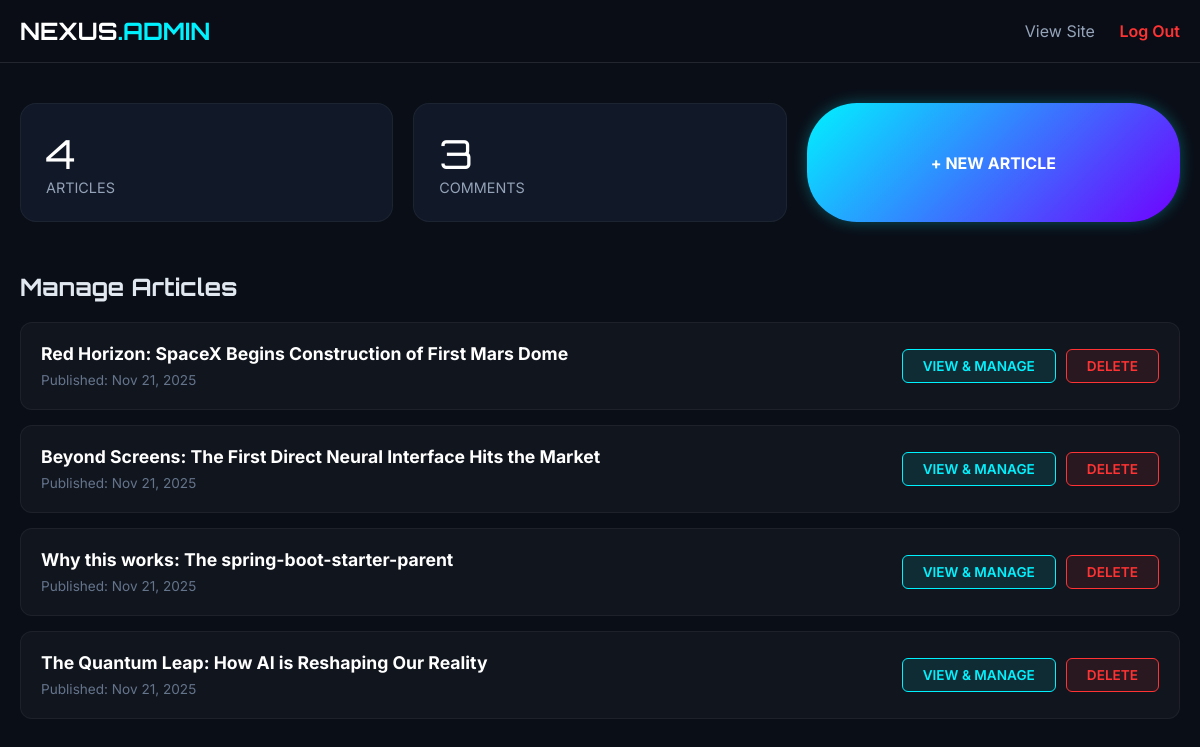
/admin/index.php (signed in), run on the app's committed database.
### tables this page shows
CREATE TABLE `news` (
  `id` int(11) NOT NULL,
  `title` varchar(255) NOT NULL,
  `content` text NOT NULL,
  `image` varchar(255) DEFAULT NULL,
  `created_at` timestamp NOT NULL DEFAULT current_timestamp()
);

### admin/index.php (the view, shortened to what this page needs)
<?php
include '../includes/db.php';
$news_count = $conn->query("SELECT COUNT(*) as count FROM news")->fetch_assoc()['count'];
$comment_count = $conn->query("SELECT COUNT(*) as count FROM comments")->fetch_assoc()['count'];
?>
<!DOCTYPE html>
<html lang="en">
<head>
</head>
<body>
    <nav class="navbar">
        <div class="nav-inner">
            <a href="#" class="logo">NEXUS<span style="color:var(--primary)">.ADMIN</span></a>
            <div>
                <a href="../index.php" target="_blank" style="color:#94a3b8; text-decoration:none; margin-right:20px;">View Site</a>
                <a href="logout.php" class="logout">Log Out</a>
            </div>
        </div>
    </nav>
    <div class="container">
        <div class="stats-grid">
            <div class="stat-card">
                <span class="stat-num"><?php echo $news_count; ?></span>
                <span class="stat-label">Articles</span>
            </div>
            <div class="stat-card">
                <span class="stat-num"><?php echo $comment_count; ?></span>
                <span class="stat-label">Comments</span>
            </div>
            <a href="add_news.php" class="btn-add">+ NEW ARTICLE</a>
        </div>
        <h2 class="section-title">Manage Articles</h2>
        <div class="news-list">
            <?php
            $sql = "SELECT * FROM news ORDER BY created_at DESC";
            $result = $conn->query($sql);
            if($result->num_rows > 0){
                while($row = $result->fetch_assoc()){
            ?>
                <div class="news-item">
                    <div class="news-info">
                        <h3><?php echo htmlspecialchars($row['title']); ?></h3>
                        <span>Published: <?php echo date("M d, Y", strtotime($row['created_at'])); ?></span>
                    </div>
                    <div class="actions">
                        <a href="view_news.php?id=<?php echo $row['id']; ?>" class="btn btn-view">VIEW & MANAGE</a>
                        <a href="index.php?del_news=<?php echo $row['id']; ?>" class="btn btn-del" onclick="return confirm('Warning: This will delete the article AND all its comments.');">DELETE</a>
                    </div>
                </div>
            <?php
                }
            } else {
                echo "<p style='color:#64748b'>No articles posted yet.</p>";
            }
            ?>
        </div>
    </div>
</body>
</html>

### admin/index.php (style rules this page uses)
:root { --bg: #0a0e17; --glass: rgba(23, 32, 51, 0.6); --primary: #00f2ff; --text: #e2e8f0; --danger: #ff3333; }
* { box-sizing: border-box; margin:0; padding:0; }
body { font-family: 'Inter', sans-serif; background: var(--bg); color: var(--text); padding-bottom:50px; }
.navbar { background: rgba(10,14,23,0.9); border-bottom: 1px solid rgba(255,255,255,0.1); padding: 1rem 0; }
.nav-inner { max-width: 1200px; margin: 0 auto; padding: 0 20px; display: flex; justify-content: space-between; align-items: center; }
.logo { font-family: 'Orbitron'; font-weight: 700; font-size: 1.5rem; color: white; text-decoration: none; }
.logout { color: var(--danger); text-decoration: none; font-weight: 600; }
.container { max-width: 1200px; margin: 40px auto; padding: 0 20px; }
.stats-grid { display: grid; grid-template-columns: repeat(auto-fit, minmax(200px, 1fr)); gap: 20px; margin-bottom: 50px; }
.stat-card { background: var(--glass); border: 1px solid rgba(255,255,255,0.05); padding: 25px; border-radius: 16px; display: flex; flex-direction: column; }
.stat-num { font-family: 'Orbitron'; font-size: 2.5rem; color: white; }
.stat-label { color: #94a3b8; font-size: 0.9rem; text-transform: uppercase; }
.btn-add { background: linear-gradient(135deg, #00f2ff, #7000ff); color: white; text-decoration: none; padding: 0 30px; border-radius: 50px; display: flex; align-items: center; justify-content: center; font-weight: bold; box-shadow: 0 0 15px rgba(0,242,255,0.3); }
.section-title { font-family: 'Orbitron'; margin-bottom: 20px; font-size: 1.5rem; }
.news-list { display: grid; gap: 15px; }
.news-item { background: rgba(255,255,255,0.03); padding: 20px; border-radius: 12px; border: 1px solid rgba(255,255,255,0.05); display: flex; justify-content: space-between; align-items: center; transition: 0.2s; }
.news-info h3 { font-size: 1.1rem; color: white; margin-bottom: 5px; }
.news-info span { color: #64748b; font-size: 0.85rem; }
.actions { display: flex; gap: 10px; }
.btn { padding: 8px 20px; border-radius: 6px; text-decoration: none; font-size: 0.85rem; font-weight: 600; border: 1px solid transparent; }
.btn-view { background: rgba(0, 242, 255, 0.1); color: var(--primary); border-color: var(--primary); }
.btn-del { background: rgba(255, 51, 51, 0.1); color: var(--danger); border-color: var(--danger); }

### data on the page
news: title "Red Horizon: SpaceX Begins Construction of First Mars Dome", created_at "Nov 21, 2025"
news: title "Beyond Screens: The First Direct Neural Interface Hits the Market", created_at "Nov 21, 2025"
news: title "Why this works: The spring-boot-starter-parent", created_at "Nov 21, 2025"
news: title "The Quantum Leap: How AI is Reshaping Our Reality", created_at "Nov 21, 2025"

### other printed values
$news_count "4"
$comment_count "3"
